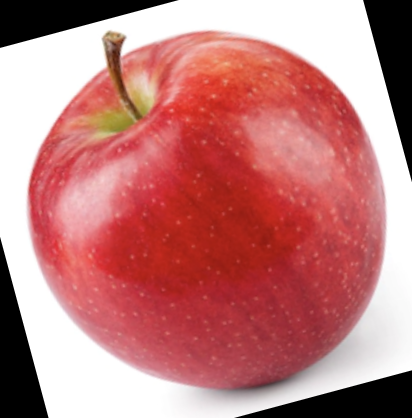
#> input picture dataset/fresh/fresh_003.png, 412 x 418 px
$ python -i segmentacao_utils.py   (imports and definitions only)
#> lines starting #> are read from the running program, lines starting #| are printed output that depends on the picture; after the words box and inside, x2 and y2 are one past the last pixel; in counts of white or black regions, pixels touching at a corner belong together
#> further down, picture is the input picture: shape (418, 412, 3); mean B, G, R 124.9, 125.4, 192.9

import cv2
import numpy as np


def segmentar(img_bgr):
    """Segmentacao por Otsu no canal de saturacao (HSV).

    Retorna uma mascara binaria (0/255) do objeto principal.
    """
    hsv = cv2.cvtColor(img_bgr, cv2.COLOR_BGR2HSV)
#> hsv: shape (418, 412, 3); mean H, S, V 62.9, 93.1, 192.9
    s = hsv[:, :, 1]
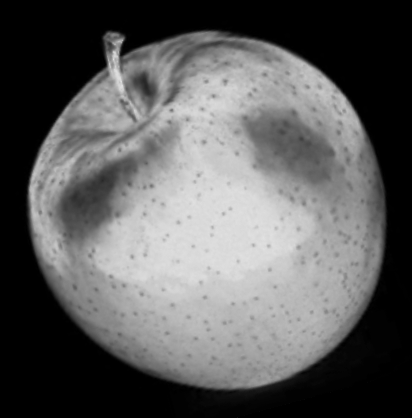
#> s: shape (418, 412); min 0, max 226, mean 93.1
    _, mask = cv2.threshold(s, 0, 255, cv2.THRESH_BINARY + cv2.THRESH_OTSU)
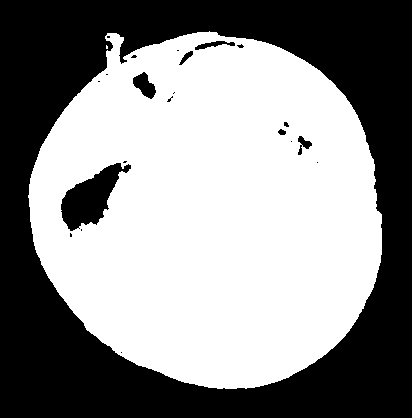
#> mask: shape (418, 412); 55.3% white; 22 black regions (15 under 20 px), largest, box (x1, y1, x2, y2) and area: (0, 0, 412, 418) 73872, (61, 163, 131, 231) 2257, (133, 72, 156, 99) 349

    kernel = np.ones((5, 5), np.uint8)
    mask = cv2.morphologyEx(mask, cv2.MORPH_CLOSE, kernel, iterations=2)
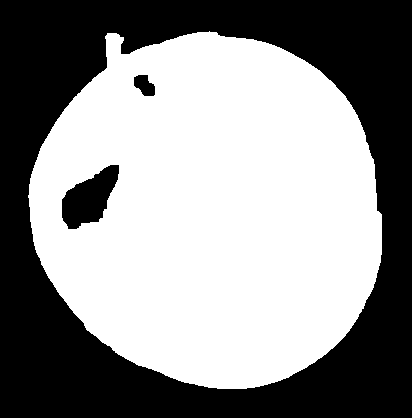
#> mask: shape (418, 412); 55.8% white; 3 black regions, box (x1, y1, x2, y2) and area: (0, 0, 412, 418) 73733, (62, 165, 119, 229) 2134, (134, 75, 155, 96) 312
    mask = cv2.morphologyEx(mask, cv2.MORPH_OPEN, kernel, iterations=2)
#> mask: shape (418, 412); 55.8% white; 3 black regions

    contours, _ = cv2.findContours(mask, cv2.RETR_EXTERNAL, cv2.CHAIN_APPROX_SIMPLE)
#> contours = 1 contour; box (x1, y1, x2, y2) and area: (29, 32, 382, 389) 97928
    if contours:
        maior = max(contours, key=cv2.contourArea)
#> maior = contour of 497 points, box (x1, y1, x2, y2) (29, 32, 382, 389), area 97928
        mask_final = np.zeros_like(mask)
        cv2.drawContours(mask_final, [maior], -1, 255, -1)
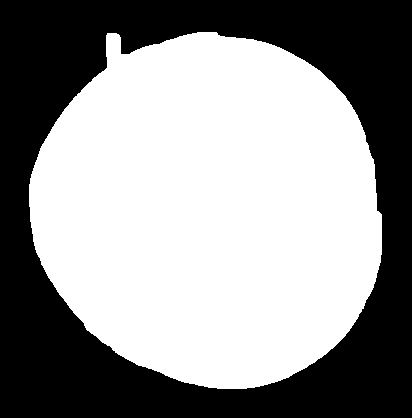
#> mask_final: shape (418, 412); 57.2% white; 1 black region, box (x1, y1, x2, y2) and area: (0, 0, 412, 418) 73757
        return mask_final
    return mask

>>> import cv2
>>> picture = cv2.imread('dataset/fresh/fresh_003.png')
>>> result = segmentar(picture)

$ run again, on dataset/fresh/fresh_006.png
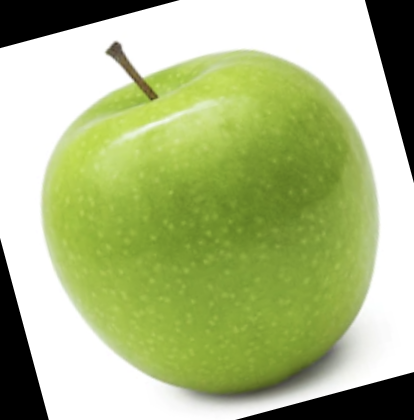
#> input picture dataset/fresh/fresh_006.png, 414 x 420 px
#> picture is the input picture: shape (420, 414, 3); mean B, G, R 132.5, 186.3, 172.5
#> hsv: shape (420, 414, 3); mean H, S, V 22.4, 78.9, 186.3
#> in segmentar, `s = hsv[:, :, 1]`:
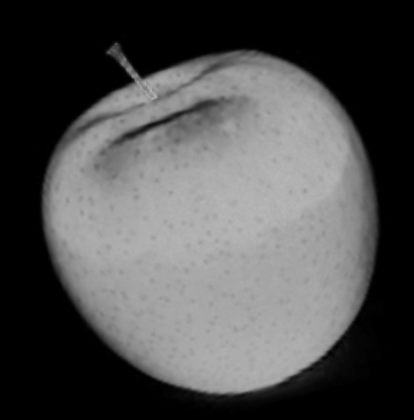
#> s: shape (420, 414); min 0, max 184, mean 78.9
#> in segmentar, `mask = cv2.morphologyEx(mask, cv2.MORPH_CLOSE, kernel, iterations=2)`:
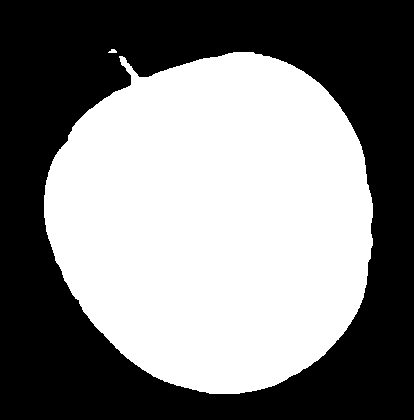
#> mask: shape (420, 414); 50.3% white; 1 black region, box (x1, y1, x2, y2) and area: (0, 0, 414, 420) 86403
#> contours = 1 contour; box (x1, y1, x2, y2) and area: (44, 52, 373, 394) 86810
#> maior = contour of 453 points, box (x1, y1, x2, y2) (44, 52, 373, 394), area 86810

$ run again, on dataset/fresh/fresh_007.png
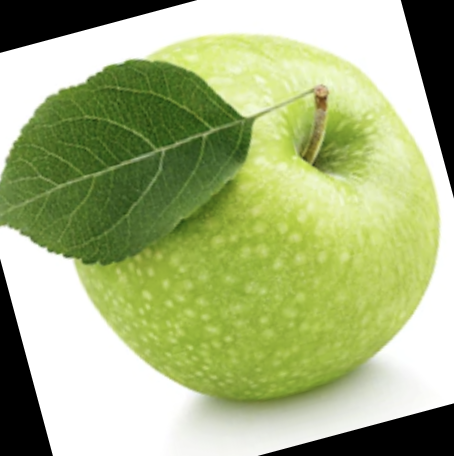
#> input picture dataset/fresh/fresh_007.png, 454 x 456 px
#> picture is the input picture: shape (456, 454, 3); mean B, G, R 128.5, 180.1, 166.8
#> hsv: shape (456, 454, 3); mean H, S, V 26.1, 79.6, 180.1
#> in segmentar, `mask = cv2.morphologyEx(mask, cv2.MORPH_OPEN, kernel, iterations=2)`:
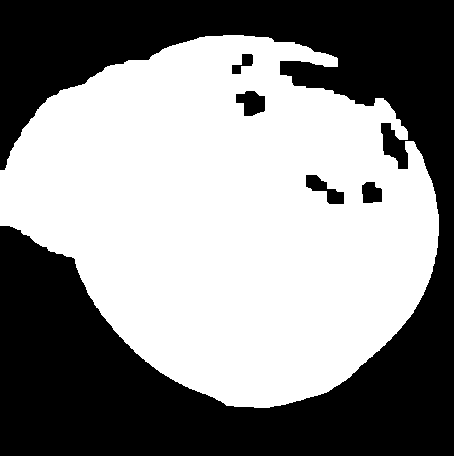
#> mask: shape (456, 454); 54.4% white; 5 black regions
#> contours = 1 contour; box (x1, y1, x2, y2) and area: (0, 35, 439, 408) 113544
#> maior = contour of 605 points, box (x1, y1, x2, y2) (0, 35, 439, 408), area 113544
#> in segmentar, `cv2.drawContours(mask_final, [maior], -1, 255, -1)`:
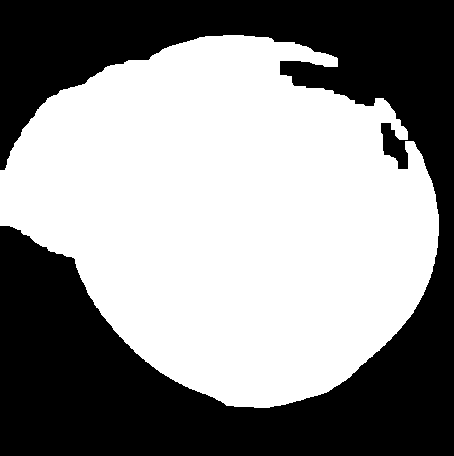
#> mask_final: shape (456, 454); 55.2% white; 1 black region, box (x1, y1, x2, y2) and area: (0, 0, 454, 456) 92752
